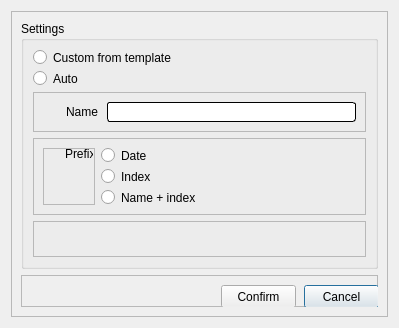
<?xml version="1.0" encoding="UTF-8"?>
<ui version="4.0">
 <class>Dialog</class>
 <widget class="QDialog" name="Dialog">
  <property name="geometry">
   <rect>
    <x>0</x>
    <y>0</y>
    <width>399</width>
    <height>328</height>
   </rect>
  </property>
  <property name="windowTitle">
   <string>Dialog</string>
  </property>
  <layout class="QHBoxLayout" name="horizontalLayout">
   <item>
    <widget class="QFrame" name="frame">
     <property name="frameShape">
      <enum>QFrame::StyledPanel</enum>
     </property>
     <property name="frameShadow">
      <enum>QFrame::Raised</enum>
     </property>
     <layout class="QVBoxLayout" name="verticalLayout">
      <item>
       <widget class="QGroupBox" name="groupBox">
        <property name="maximumSize">
         <size>
          <width>16777215</width>
          <height>16777215</height>
         </size>
        </property>
        <property name="styleSheet">
         <string notr="true">border-color: rgb(0, 0, 0);</string>
        </property>
        <property name="title">
         <string>Settings</string>
        </property>
        <layout class="QVBoxLayout" name="verticalLayout_2">
         <item>
          <widget class="QRadioButton" name="custom">
           <property name="text">
            <string>Custom from template</string>
           </property>
           <property name="checkable">
            <bool>true</bool>
           </property>
          </widget>
         </item>
         <item>
          <widget class="QRadioButton" name="manual">
           <property name="text">
            <string>Auto</string>
           </property>
          </widget>
         </item>
         <item>
          <widget class="QFrame" name="frame_2">
           <property name="maximumSize">
            <size>
             <width>16777215</width>
             <height>41</height>
            </size>
           </property>
           <property name="styleSheet">
            <string notr="true">padding-left: 10px;</string>
           </property>
           <property name="frameShape">
            <enum>QFrame::StyledPanel</enum>
           </property>
           <property name="frameShadow">
            <enum>QFrame::Raised</enum>
           </property>
           <layout class="QHBoxLayout" name="horizontalLayout_2">
            <item>
             <widget class="QLabel" name="label">
              <property name="text">
               <string>Name</string>
              </property>
             </widget>
            </item>
            <item>
             <widget class="QLineEdit" name="newName">
              <property name="styleSheet">
               <string notr="true">QLineEdit{
	border: 1px solid #000;
	border-radius: 3px;
	font-size: 14px;
	padding: 0 3px;
}</string>
              </property>
             </widget>
            </item>
           </layout>
          </widget>
         </item>
         <item>
          <widget class="QFrame" name="frame_5">
           <property name="maximumSize">
            <size>
             <width>16777215</width>
             <height>16777215</height>
            </size>
           </property>
           <property name="frameShape">
            <enum>QFrame::StyledPanel</enum>
           </property>
           <property name="frameShadow">
            <enum>QFrame::Raised</enum>
           </property>
           <layout class="QHBoxLayout" name="horizontalLayout_3">
            <item>
             <widget class="QFrame" name="frame_6">
              <property name="maximumSize">
               <size>
                <width>52</width>
                <height>16777215</height>
               </size>
              </property>
              <property name="frameShape">
               <enum>QFrame::StyledPanel</enum>
              </property>
              <property name="frameShadow">
               <enum>QFrame::Raised</enum>
              </property>
              <widget class="QLabel" name="label_2">
               <property name="geometry">
                <rect>
                 <x>22</x>
                 <y>-2</y>
                 <width>28</width>
                 <height>16</height>
                </rect>
               </property>
               <property name="text">
                <string>Prefix</string>
               </property>
              </widget>
             </widget>
            </item>
            <item>
             <layout class="QVBoxLayout" name="verticalLayout_3">
              <item>
               <widget class="QRadioButton" name="radioButton">
                <property name="text">
                 <string>Date</string>
                </property>
               </widget>
              </item>
              <item>
               <widget class="QRadioButton" name="radioButton_4">
                <property name="text">
                 <string>Index</string>
                </property>
               </widget>
              </item>
              <item>
               <widget class="QRadioButton" name="radioButton_3">
                <property name="text">
                 <string>Name + index</string>
                </property>
               </widget>
              </item>
             </layout>
            </item>
           </layout>
          </widget>
         </item>
         <item>
          <widget class="QFrame" name="frame_3">
           <property name="frameShape">
            <enum>QFrame::StyledPanel</enum>
           </property>
           <property name="frameShadow">
            <enum>QFrame::Raised</enum>
           </property>
          </widget>
         </item>
        </layout>
       </widget>
      </item>
      <item>
       <widget class="QFrame" name="frame_4">
        <property name="maximumSize">
         <size>
          <width>16777215</width>
          <height>32</height>
         </size>
        </property>
        <property name="frameShape">
         <enum>QFrame::StyledPanel</enum>
        </property>
        <property name="frameShadow">
         <enum>QFrame::Raised</enum>
        </property>
        <widget class="QPushButton" name="cancel_btn">
         <property name="geometry">
          <rect>
           <x>283</x>
           <y>10</y>
           <width>75</width>
           <height>23</height>
          </rect>
         </property>
         <property name="text">
          <string>Cancel</string>
         </property>
        </widget>
        <widget class="QPushButton" name="confirm_btn">
         <property name="geometry">
          <rect>
           <x>200</x>
           <y>10</y>
           <width>75</width>
           <height>23</height>
          </rect>
         </property>
         <property name="text">
          <string>Confirm</string>
         </property>
        </widget>
       </widget>
      </item>
     </layout>
    </widget>
   </item>
  </layout>
 </widget>
 <resources/>
 <connections/>
</ui>
